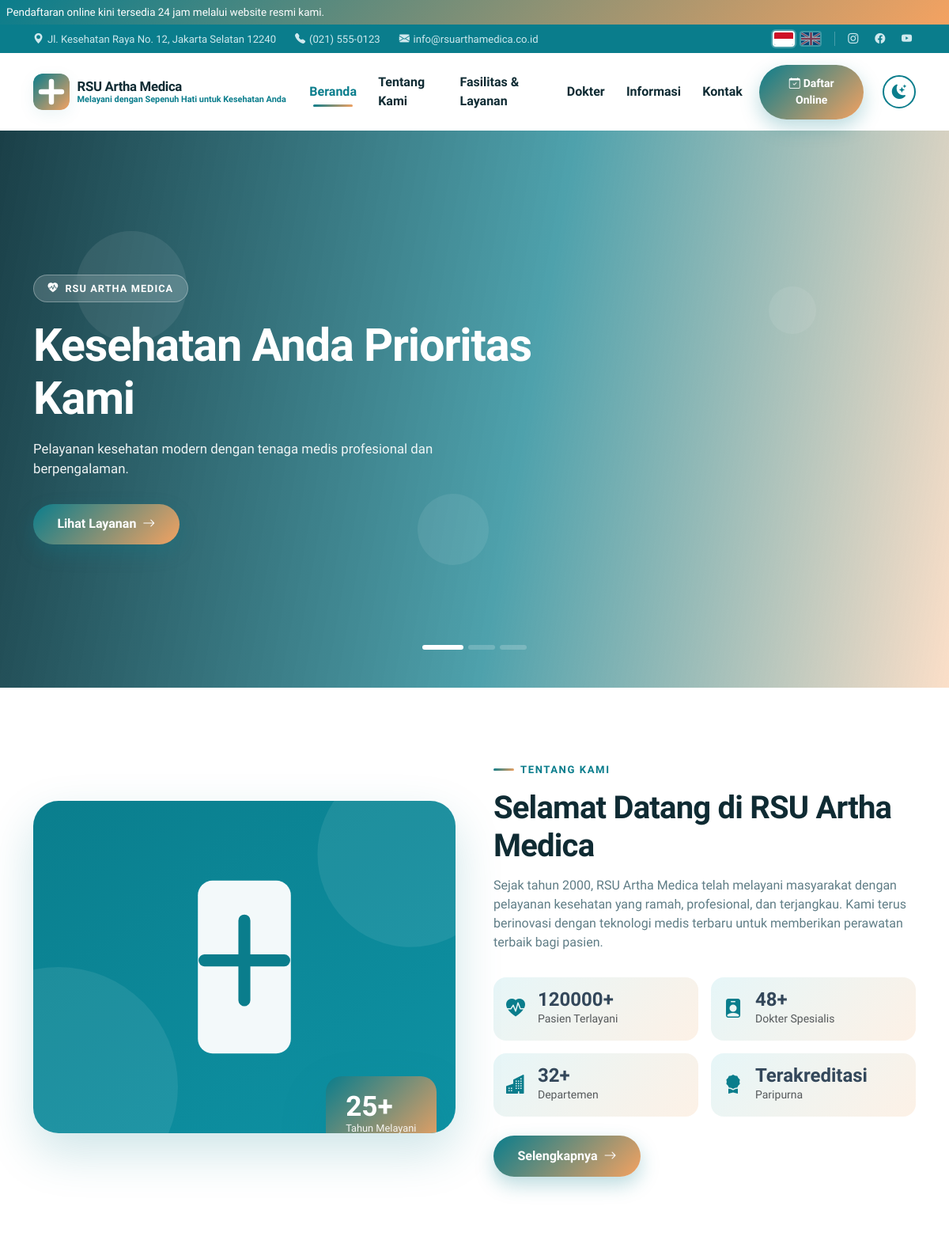
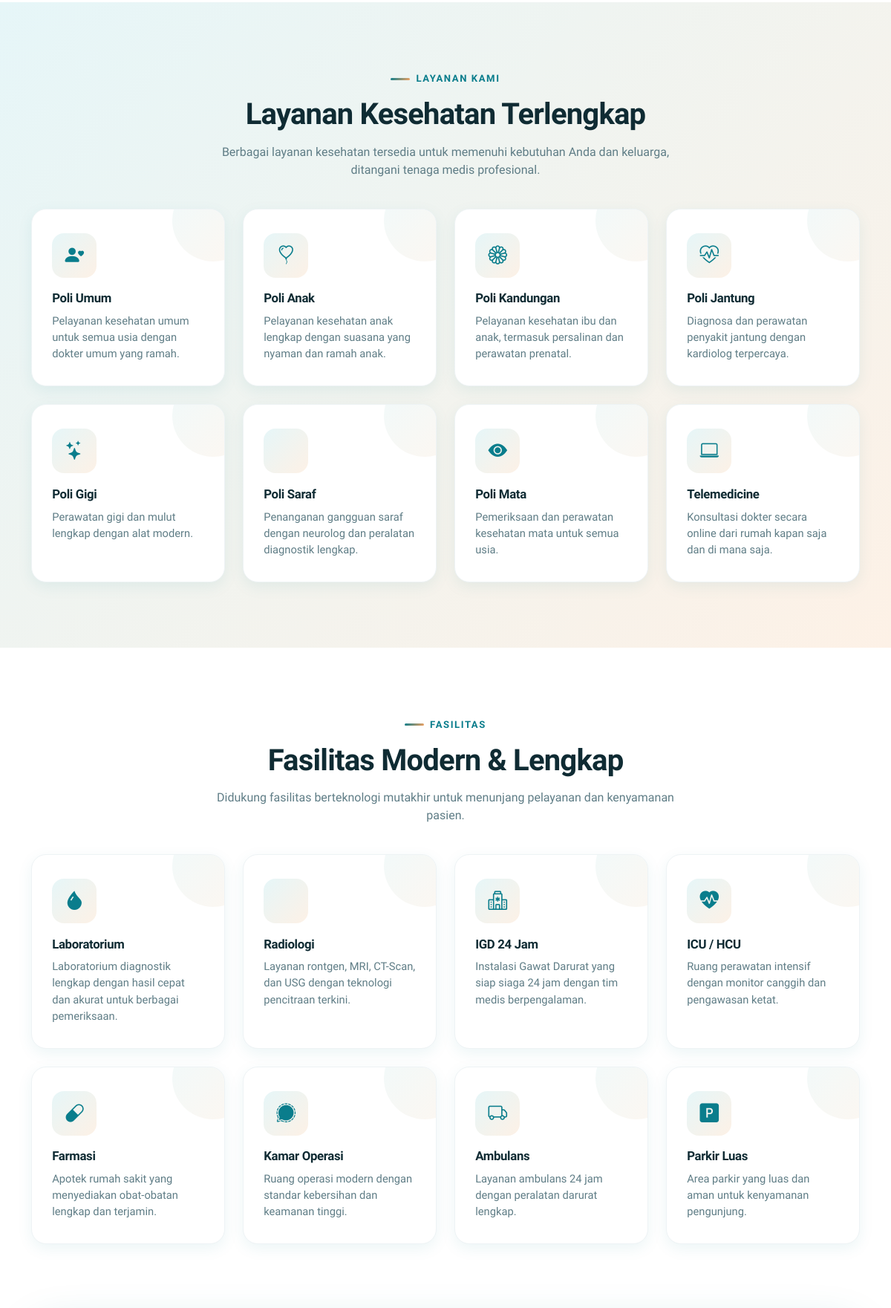
The page / (upper part) on the database its author committed (2 pictures, top to bottom).
### tables this page shows
CREATE TABLE hero_slides (
  id INT AUTO_INCREMENT PRIMARY KEY,
  title VARCHAR(255) NOT NULL,
  subtitle TEXT,
  image VARCHAR(255) DEFAULT NULL,
  btn_text VARCHAR(100) DEFAULT NULL,
  btn_link VARCHAR(255) DEFAULT NULL,
  sort INT DEFAULT 0,
  active TINYINT(1) DEFAULT 1,
  created_at TIMESTAMP DEFAULT CURRENT_TIMESTAMP
);

CREATE TABLE services (
  id INT AUTO_INCREMENT PRIMARY KEY,
  title VARCHAR(255) NOT NULL,
  icon VARCHAR(100) DEFAULT NULL,
  description TEXT,
  image VARCHAR(255) DEFAULT NULL,
  sort INT DEFAULT 0,
  active TINYINT(1) DEFAULT 1,
  created_at TIMESTAMP DEFAULT CURRENT_TIMESTAMP
);

CREATE TABLE facilities (
  id INT AUTO_INCREMENT PRIMARY KEY,
  title VARCHAR(255) NOT NULL,
  icon VARCHAR(100) DEFAULT NULL,
  description TEXT,
  image VARCHAR(255) DEFAULT NULL,
  sort INT DEFAULT 0,
  active TINYINT(1) DEFAULT 1,
  created_at TIMESTAMP DEFAULT CURRENT_TIMESTAMP
);

### includes/db.php (called while the page is built, shortened)
<?php
function db(): PDO
{
    static $pdo = null;
    if ($pdo === null) {
        $dsn = 'mysql:host=' . DB_HOST . ';dbname=' . DB_NAME . ';charset=utf8mb4';
        try {
            $pdo = new PDO($dsn, DB_USER, DB_PASS, [
                PDO::ATTR_ERRMODE => PDO::ERRMODE_EXCEPTION,
                PDO::ATTR_DEFAULT_FETCH_MODE => PDO::FETCH_ASSOC,
                PDO::ATTR_EMULATE_PREPARES => false,
            ]);
        } catch (PDOException $e) {
            http_response_code(500);
            exit('Koneksi database gagal: ' . htmlspecialchars($e->getMessage(), ENT_QUOTES, 'UTF-8'));
        }
    }
    return $pdo;
}
function db_all(string $sql, array $params = []): array
{
    $stmt = db()->prepare($sql);
    $stmt->execute($params);
    return $stmt->fetchAll();
}

### includes/functions.php (called while the page is built, shortened)
<?php
function base_url(string $path = ''): string
{
    static $base = null;
    if ($base === null) {
        $script = $_SERVER['SCRIPT_NAME'] ?? '/';
        $dir = rtrim(str_replace('\\', '/', dirname($script)), '/');
        $base = rtrim($dir, '/');
    }
    return $base . '/' . ltrim($path, '/');
}
function get_settings(): array
{
    static $settings = null;
    if ($settings === null) {
        $settings = [];
        try {
            foreach (db_all('SELECT setting_key, setting_value FROM settings') as $row) {
                $settings[$row['setting_key']] = $row['setting_value'];
            }
        } catch (Throwable $e) {
            $settings = [];
        }
    }
    return $settings;
}
function setting(string $key, string $default = ''): string
{
    $s = get_settings();
    return isset($s[$key]) && $s[$key] !== '' ? (string)$s[$key] : $default;
}
function t(string $key, array $params = []): string
{
    $text = $GLOBALS['LANG'][$key] ?? $GLOBALS['LANG_ID'][$key] ?? $key;
    return $params ? vsprintf($text, $params) : $text;
}
function e(?string $value): string
{
    return htmlspecialchars((string)$value, ENT_QUOTES, 'UTF-8');
}
function nl2br_e(?string $value): string
{
    return nl2br(e($value));
}

### index.php (the view, shortened to what this page needs)
<?php
$slides = db_all('SELECT * FROM hero_slides WHERE active = 1 ORDER BY sort ASC');
$services = db_all('SELECT * FROM services WHERE active = 1 ORDER BY sort ASC LIMIT 8');
$facilities = db_all('SELECT * FROM facilities WHERE active = 1 ORDER BY sort ASC LIMIT 8');
include __DIR__ . '/includes/header.php';
?>
<?php if ($slides): ?>
<section class="hero-carousel" id="home">
  <div id="heroCarousel" class="carousel slide carousel-fade" data-bs-ride="carousel" data-bs-interval="6000">
    <div class="carousel-indicators">
      <?php foreach ($slides as $i => $s): ?>
        <button type="button" data-bs-target="#heroCarousel" data-bs-slide-to="<?= $i ?>" class="<?= $i === 0 ? 'active' : '' ?>" aria-label="<?= e(t('hero.slide', [$i + 1])) ?>"></button>
      <?php endforeach; ?>
    </div>
    <div class="carousel-inner">
      <?php foreach ($slides as $i => $s): ?>
        <?php $bg = $s['image'] ? img_url('heroes', $s['image']) : ''; ?>
        <div class="carousel-item <?= $i === 0 ? 'active' : '' ?>" <?= $bg ? 'style="background-image:url(\'' . e($bg) . '\')"' : '' ?>>
          <div class="hero-shape" style="width:140px;height:140px;top:18%;left:8%;animation-delay:0s"></div>
          <div class="hero-shape" style="width:90px;height:90px;bottom:22%;left:44%;animation-delay:2s"></div>
          <div class="hero-shape" style="width:60px;height:60px;top:28%;right:14%;animation-delay:4s"></div>
          <div class="container">
            <div class="hero-caption col-lg-8">
              <span class="hero-tag"><i class="bi bi-heart-pulse-fill"></i><?= e(setting('site_name')) ?></span>
              <h1><?= e($s['title']) ?></h1>
              <?php if ($s['subtitle']): ?><p><?= e($s['subtitle']) ?></p><?php endif; ?>
              <?php if ($s['btn_text'] && $s['btn_link']): ?>
                <a class="btn btn-grad" href="<?= e($s['btn_link']) ?>"><?= e($s['btn_text']) ?> <i class="bi bi-arrow-right ms-1"></i></a>
              <?php else: ?>
                <a class="btn btn-grad" href="<?= e(base_url('contact.php')) ?>"><?= e(t('hero.contact')) ?> <i class="bi bi-arrow-right ms-1"></i></a>
              <?php endif; ?>
            </div>
          </div>
        </div>
      <?php endforeach; ?>
    </div>
  </div>
</section>
<?php endif; ?>
<section class="section">
  <div class="container">
    <div class="row align-items-center g-5">
      <div class="col-lg-6" data-aos="fade-right">
        <div class="about-img-wrap position-relative">
          <?php $aboutImg = setting('home_about_image') ? img_url('general', setting('home_about_image')) : base_url('assets/img/post-placeholder.svg'); ?>
          <img src="<?= e($aboutImg) ?>" alt="<?= e(setting('home_about_title')) ?>" style="min-height:420px">
          <div class="experience-badge">
            <div class="num"><?= e(setting('stat_years', '25')) ?>+</div>
            <div class="lbl"><?= e(t('home.about.serving')) ?></div>
          </div>
        </div>
      </div>
      <div class="col-lg-6" data-aos="fade-left" data-aos-delay="150">
        <span class="section-eyebrow"><?= e(t('home.about.eyebrow')) ?></span>
        <h2 class="section-title"><?= e(setting('home_about_title')) ?></h2>
        <p class="section-sub"><?= nl2br_e(setting('home_about_text')) ?></p>
        <div class="row g-3 mt-3">
          <div class="col-sm-6">
            <div class="d-flex align-items-center gap-3 p-3 rounded-4" style="background:var(--grad-soft)">
              <div class="icon-wrap-sm" style="color:var(--primary)"><i class="bi bi-heart-pulse-fill fs-4"></i></div>
              <div>
                <div class="fw-bold fs-4 lh-1"><?= e(setting('stat_patients', '0')) ?>+</div>
                <small class="text-muted"><?= e(t('home.about.patients')) ?></small>
              </div>
            </div>
          </div>
          <div class="col-sm-6">
            <div class="d-flex align-items-center gap-3 p-3 rounded-4" style="background:var(--grad-soft)">
              <div style="color:var(--primary)"><i class="bi bi-person-badge-fill fs-4"></i></div>
              <div>
                <div class="fw-bold fs-4 lh-1"><?= e(setting('stat_doctors', '0')) ?>+</div>
                <small class="text-muted"><?= e(t('home.about.doctors')) ?></small>
              </div>
            </div>
          </div>
          <div class="col-sm-6">
            <div class="d-flex align-items-center gap-3 p-3 rounded-4" style="background:var(--grad-soft)">
              <div style="color:var(--primary)"><i class="bi bi-buildings-fill fs-4"></i></div>
              <div>
                <div class="fw-bold fs-4 lh-1"><?= e(setting('stat_departments', '0')) ?>+</div>
                <small class="text-muted"><?= e(t('home.about.departments')) ?></small>
              </div>
            </div>
          </div>
          <div class="col-sm-6">
            <div class="d-flex align-items-center gap-3 p-3 rounded-4" style="background:var(--grad-soft)">
              <div style="color:var(--primary)"><i class="bi bi-award-fill fs-4"></i></div>
              <div>
                <div class="fw-bold fs-4 lh-1"><?= e(t('home.about.accredited')) ?></div>
                <small class="text-muted"><?= e(t('home.about.accredited_sub')) ?></small>
              </div>
            </div>
          </div>
        </div>
        <a href="<?= e(base_url('about.php')) ?>" class="btn btn-grad mt-4"><?= e(t('home.about.readmore')) ?> <i class="bi bi-arrow-right ms-1"></i></a>
      </div>
    </div>
  </div>
</section>
<section class="section section-soft">
  <div class="container">
    <div class="text-center" data-aos="fade-up">
      <span class="section-eyebrow"><?= e(t('home.services.eyebrow')) ?></span>
      <h2 class="section-title"><?= e(t('home.services.title')) ?></h2>
      <p class="section-sub mx-auto"><?= e(t('home.services.sub')) ?></p>
    </div>
    <div class="row g-4 mt-3">
      <?php foreach ($services as $svc): ?>
      <div class="col-md-6 col-lg-3" data-aos="zoom-in" data-aos-delay="<?= ((int)$svc['sort'] % 4) * 80 ?>">
        <div class="icon-card">
          <span class="icon-wrap"><i class="<?= e($svc['icon'] ?: 'bi bi-heart-pulse-fill') ?>"></i></span>
          <h5><?= e($svc['title']) ?></h5>
          <p><?= e($svc['description']) ?></p>
        </div>
      </div>
      <?php endforeach; ?>
    </div>
  </div>
</section>
<section class="section">
  <div class="container">
    <div class="text-center" data-aos="fade-up">
      <span class="section-eyebrow"><?= e(t('home.facilities.eyebrow')) ?></span>
      <h2 class="section-title"><?= e(t('home.facilities.title')) ?></h2>
      <p class="section-sub mx-auto"><?= e(t('home.facilities.sub')) ?></p>
    </div>
    <div class="row g-4 mt-3">
      <?php foreach ($facilities as $fac): ?>
      <div class="col-md-6 col-lg-3" data-aos="zoom-in" data-aos-delay="<?= ((int)$fac['sort'] % 4) * 80 ?>">
        <div class="icon-card">
          <span class="icon-wrap"><i class="<?= e($fac['icon'] ?: 'bi bi-building') ?>"></i></span>
          <h5><?= e($fac['title']) ?></h5>
          <p><?= e($fac['description']) ?></p>
        </div>
      </div>
      <?php endforeach; ?>
    </div>
  </div>
</section>
<?php include __DIR__ . '/includes/footer.php'; ?>

### rows shown on the page
hero_slides: title "Kesehatan Anda Prioritas Kami", subtitle "Pelayanan kesehatan modern dengan tenaga medis profesional dan berpengalaman.", btn_text "Lihat Layanan"
hero_slides: btn_text "TENTANG KAMI"
services: title "Poli Umum", description "Pelayanan kesehatan umum untuk semua usia dengan dokter umum yang ramah."
services: title "Poli Anak", description "Pelayanan kesehatan anak lengkap dengan suasana yang nyaman dan ramah anak."
services: title "Poli Kandungan", description "Pelayanan kesehatan ibu dan anak, termasuk persalinan dan perawatan prenatal."
services: title "Poli Jantung", description "Diagnosa dan perawatan penyakit jantung dengan kardiolog terpercaya."
services: title "Poli Gigi", description "Perawatan gigi dan mulut lengkap dengan alat modern."
services: title "Poli Saraf", description "Penanganan gangguan saraf dengan neurolog dan peralatan diagnostik lengkap."
services: title "Poli Mata", description "Pemeriksaan dan perawatan kesehatan mata untuk semua usia."
services: title "Telemedicine", description "Konsultasi dokter secara online dari rumah kapan saja dan di mana saja."
facilities: title "Laboratorium", description "Laboratorium diagnostik lengkap dengan hasil cepat dan akurat untuk berbagai pemeriksaan."
facilities: title "Radiologi", description "Layanan rontgen, MRI, CT-Scan, dan USG dengan teknologi pencitraan terkini."
facilities: title "IGD 24 Jam", description "Instalasi Gawat Darurat yang siap siaga 24 jam dengan tim medis berpengalaman."
facilities: title "ICU / HCU", description "Ruang perawatan intensif dengan monitor canggih dan pengawasan ketat."
facilities: title "Farmasi", description "Apotek rumah sakit yang menyediakan obat-obatan lengkap dan terjamin."
facilities: title "Kamar Operasi", description "Ruang operasi modern dengan standar kebersihan dan keamanan tinggi."
facilities: title "Ambulans", description "Layanan ambulans 24 jam dengan peralatan darurat lengkap."
facilities: title "Parkir Luas", description "Area parkir yang luas dan aman untuk kenyamanan pengunjung."

### other values the page prints
setting('site_announcement') "Pendaftaran online kini tersedia 24 jam melalui website resmi kami."
setting('site_address') "Jl. Kesehatan Raya No. 12, Jakarta Selatan 12240"
setting('site_phone') "(021) 555-0123"
setting('site_email') "info@rsuarthamedica.co.id"
setting('site_name') "RSU Artha Medica"
setting('site_tagline') "Melayani dengan Sepenuh Hati untuk Kesehatan Anda"
t('nav.home') "Beranda"
t('nav.about') "Tentang Kami"
t('nav.services') "Fasilitas & Layanan"
t('nav.doctors') "Dokter"
t('nav.information') "Informasi"
t('nav.contact') "Kontak"
t('nav.register') "Daftar Online"
setting('stat_years', '25') "25"
t('home.about.serving') "Tahun Melayani"
